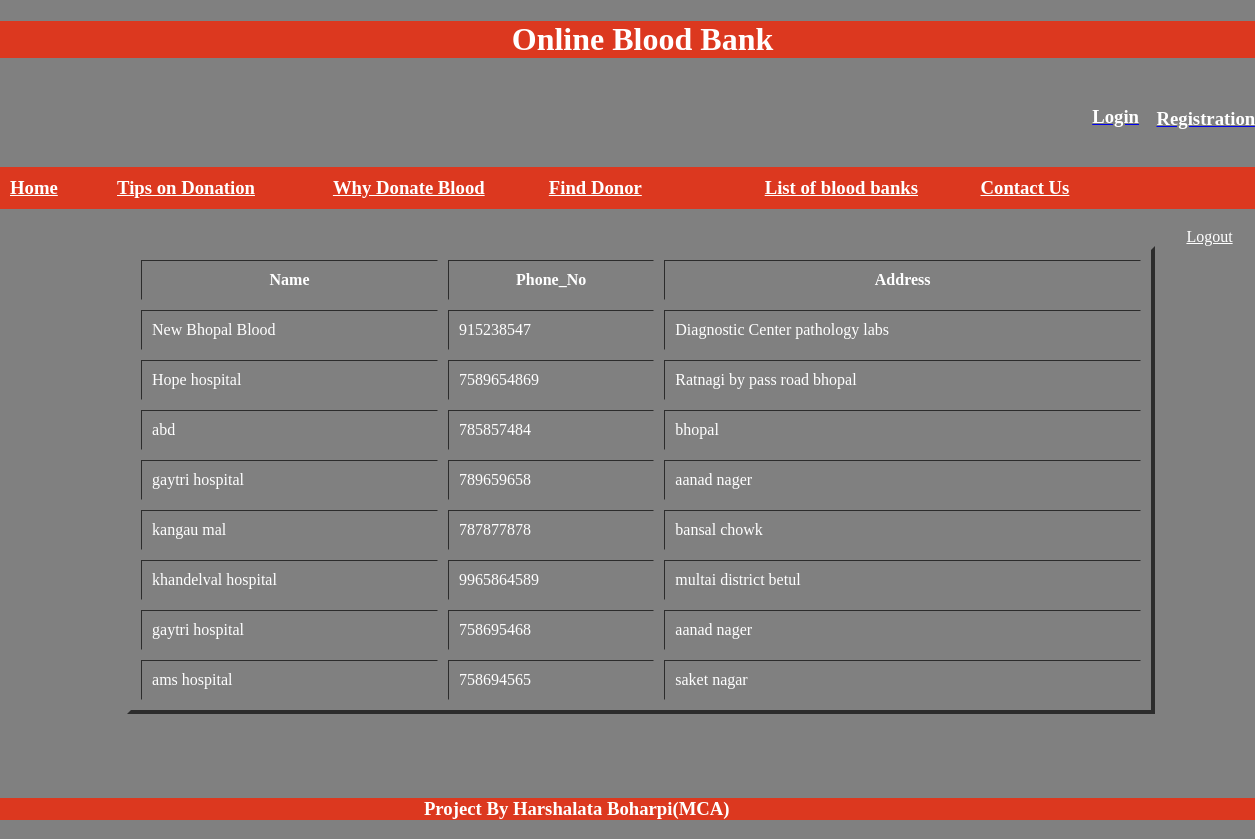
/listofbanks.php, run on the app's committed database.
### tables this page shows
CREATE TABLE IF NOT EXISTS `addblood` (
  `id` int(25) NOT NULL AUTO_INCREMENT,
  `name` char(50) NOT NULL,
  `phone_no` bigint(10) NOT NULL,
  `address` varchar(50) NOT NULL,
  PRIMARY KEY (`id`)
);

### listofbanks.php (the view, shortened to what this page needs)
<html>
<head>
<link rel="stylesheet" type="text/css" href="css/grid.css">
</head>
<body bgcolor="grey">
<div class="container">
<div class="row">
<div class="col-12">
<h1 style="background-color:#DC381F;" align="center"><font color="white">Online Blood Bank</font></center></h1>
</div>
</div><br>
<br>
<div class="row">
<div class="col-12">
<h3 style="padding-left:75%;padding-top:3%;margin-left:10%;margin-top:-1%;">
<a href="Login.html"><font color="white">Login</font></a></h3>
<h3 style="padding-left:80%;padding-top:2%;margin-left:10%;margin-top:-5%;">
<a href="Register.html"><font color="white">Registration</font></a></h3>
</div>
</div>
<?php
include('nav.php');
?>
<div class="row">
<div class="col-1" style="padding-right:20px;padding-top:20px;">
<?php
$con=mysqli_connect("localhost","root",12345,"blood1");
$q="select * from addblood";
$result = mysqli_query($con,$q);
$result_rows =mysqli_fetch_array($result);
?>
</div>
<table align="center" style="color:white;margin-left:-10%;" border="4" width="80%" cellspacing="10px" cellpadding="10px;">
<tr>
<th>Name</th>
<th>Phone_No</th>
<th>Address</th>
</tr>
<?php
do{
	?>
	<tr>
	<td><?php echo $result_rows[1]; ?></td>
	<td><?php echo $result_rows[2]; ?></td>
    <td><?php echo $result_rows[3]; ?></td>
	</tr>
<?php
}while($result_rows=mysqli_fetch_array($result))
	?>
</table>
<?php
include('footer.php');
?>
</div>
</body>
</html>

### nav.php
<div class="row">
<div class="col-1">
<h3 style="padding:10px;background-color:#DC381F;">
<font color="white"><a href="home1.php" style="color:white;">Home</font></a></h3>
</div>
<div class="col-2">
<h3 style="padding:10px;background-color:#DC381F;">
<font color="white"><a href="tips.php" style="color:white;">Tips on Donation</font></a></h3>
</div>
<div class="col-2">
<h3 style="padding:10px;background-color:#DC381F;">
<font color="white"><a href="whydonate.php" style="color:white;">Why Donate Blood</font></a></h3>
</div>
<div class="col-2">
<h3 style="padding:10px;background-color:#DC381F;">
<font color="white"><a href="find.php" style="color:white;">Find Donor</font></a></h3>
</div>
<div class="col-2">
<h3 style="padding:10px;background-color:#DC381F;">
<font color="white"><a href="listofbanks.php" style="color:white;">List of blood banks</font></a></h3>
</div>
<div class="col-2">
<h3 style="padding:10px;margin-right:-80px;background-color:#DC381F;">
<font color="white"><a href="contact.php" style="color:white;">Contact Us</font></a></h3><a href="logout.php" style="color:white;margin-left:100%;">Logout</a>
</div>
</div>

### footer.php
<div class="row">
<div class="col-12" style="margin-top:5%;">
<h3 style="background-color:#DC381F;margin-left:-10%;" align="center"><font color="white">Project By Harshalata Boharpi(MCA)</font></h3>
</div>
</div>

### css/grid.css (style rules this page uses)
.container { width:100%; }
body { margin:0px; }
.col-12 { width:100% }
.col-2 { width:16.8% }
.col-1 { width:8.33% }
.row { margin-left:-15px; margin-right:-15px; }
.col-1,.col-2,.col-3,.col-4,.col-5,.col-6,.col-7,.col-8,.col-9,.col-10,.col-11,.col-12 { float:left }
.container { margin-right:auto; margin-left:auto; padding-left:15px; padding-right:15px; }
.container { max-width:100%; }

### data on the page
addblood: name "New Bhopal Blood", phone_no "915238547", address "Diagnostic Center pathology labs"
addblood: name "Hope hospital", phone_no "7589654869", address "Ratnagi by pass road bhopal"
addblood: name "abd", phone_no "785857484", address "bhopal"
addblood: name "gaytri hospital", phone_no "789659658", address "aanad nager"
addblood: name "kangau mal", phone_no "787877878", address "bansal chowk"
addblood: name "khandelval hospital", phone_no "9965864589", address "multai district betul"
addblood: name "gaytri hospital", phone_no "758695468", address "aanad nager"
addblood: name "ams hospital", phone_no "758694565", address "saket nagar"
